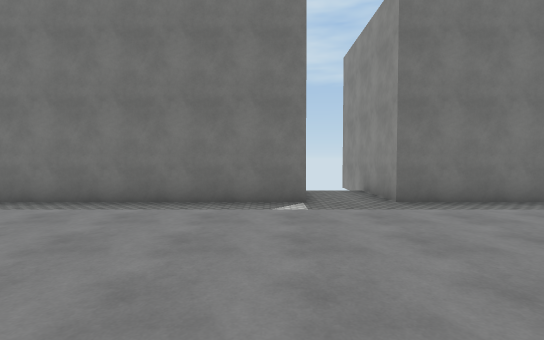
view 1 (above)

18 first-person views from a walk through a 3-D level made in the Unity game engine. The camera is 1.4 m above the floor, tilts 2° down and sees 85° across. The floor is counted in squares, 2 m on a side. Each view is taken from the middle of a square. On the plan, view 1 faces up. The plan holds only what a view shows up to about 10 squares ahead; the rest is blank. The place goes on beyond the plan. The player is left out. Surface patterns are stand-ins for the level's own textures.

view 2
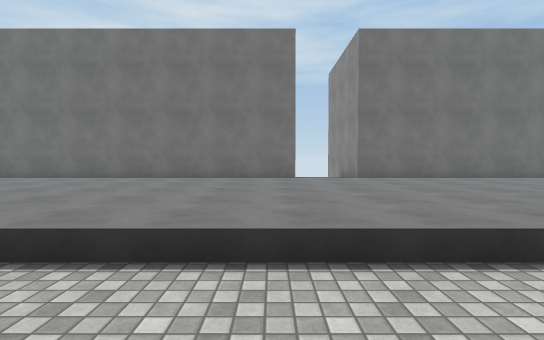

view 3
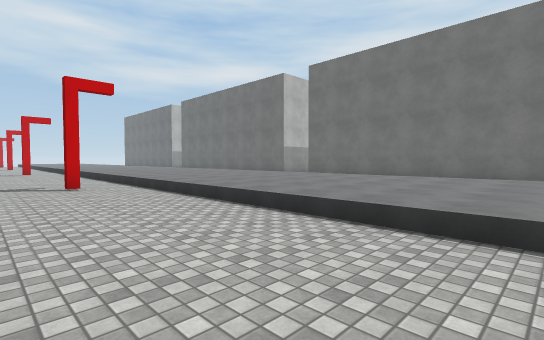

view 4
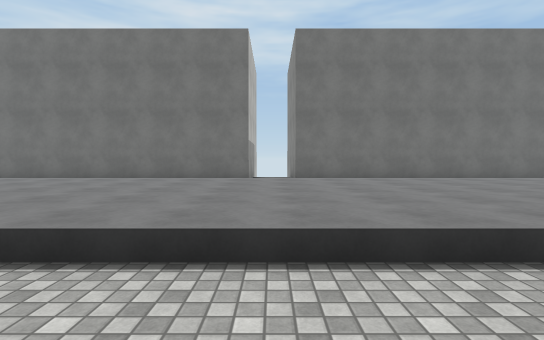

view 5
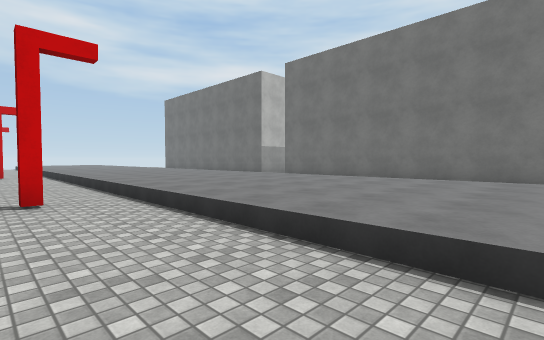

view 6
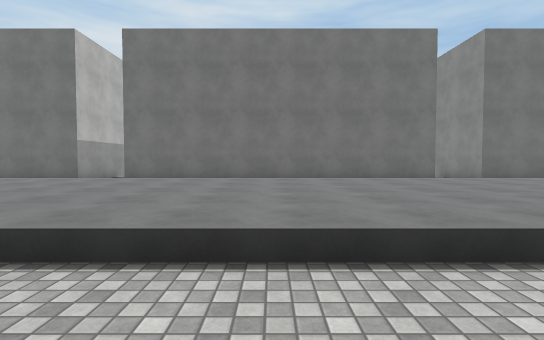

view 7
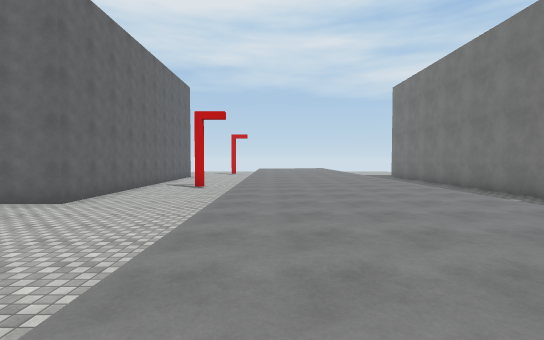

view 8
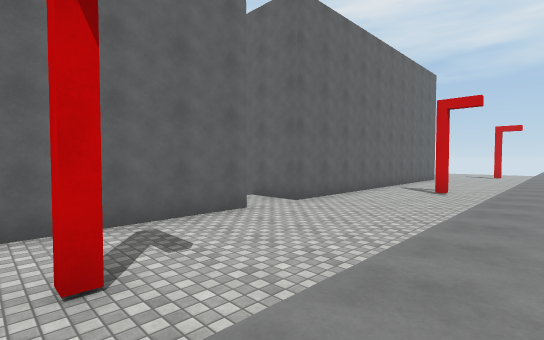

view 9
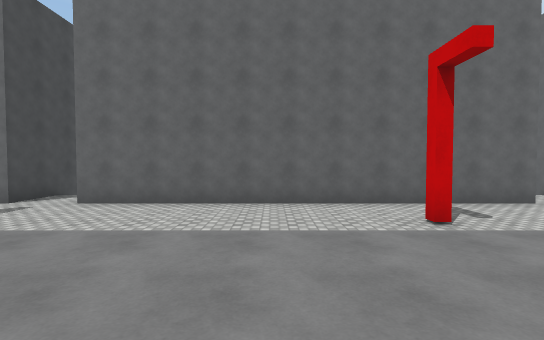

view 10
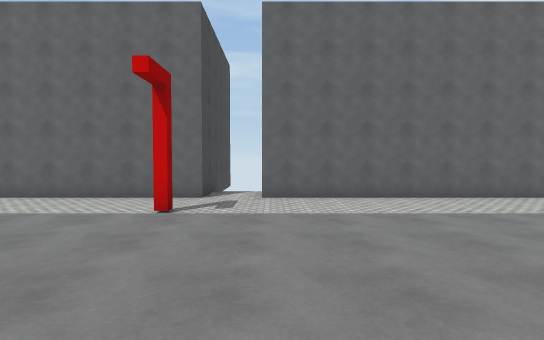

view 11
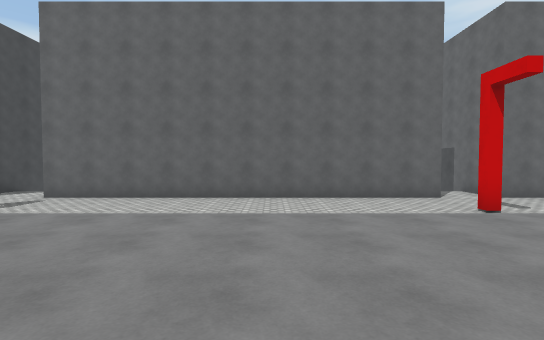

view 12
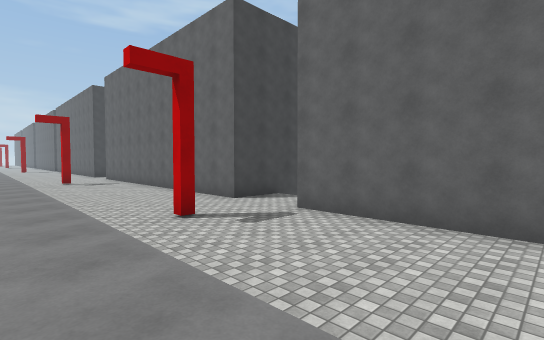

view 13
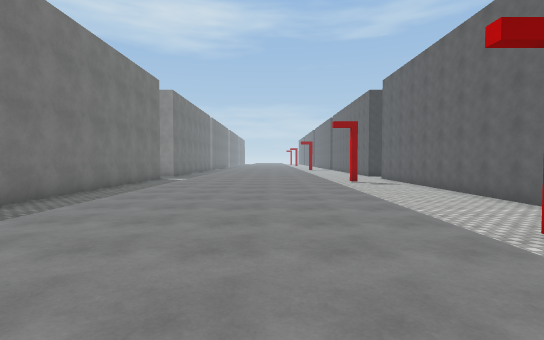

view 14
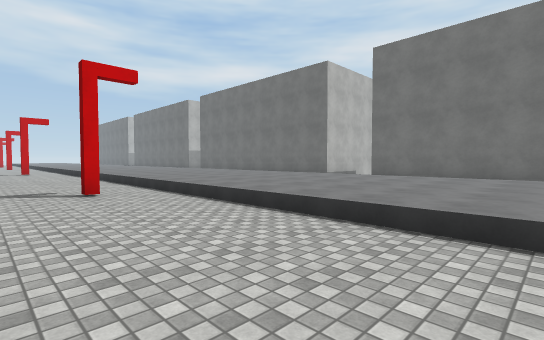

view 15
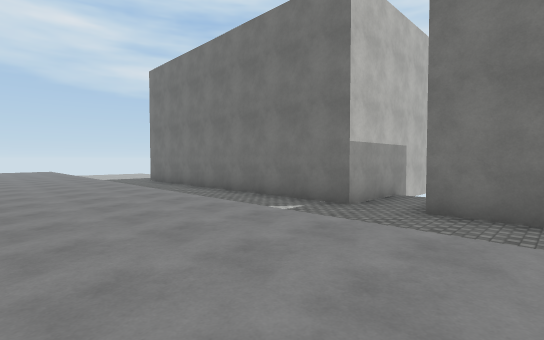

view 16
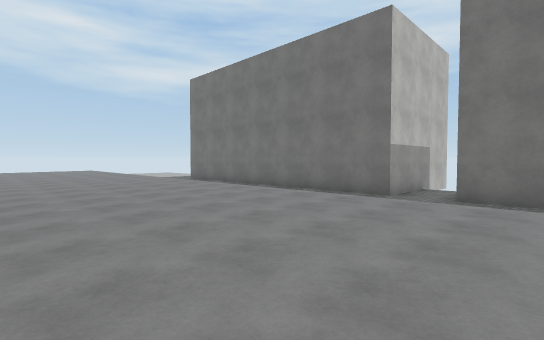

view 17
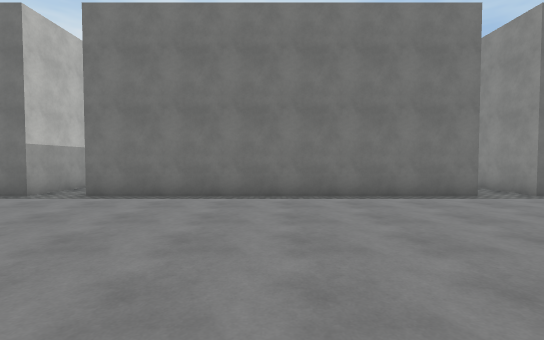

view 18
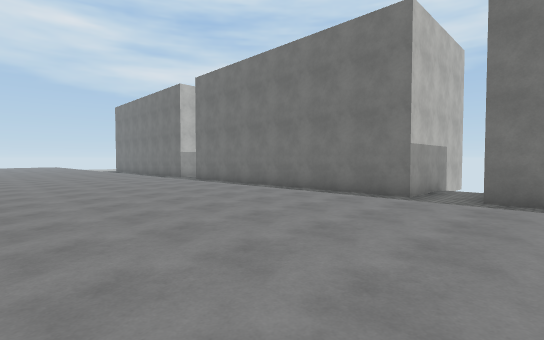

### Floor plan
Key: @ floor where view 1 was taken; # wall or solid block; . main floor; : floor 0.5 m higher than the main floor; / step, stairs or slope.
Columns run from 26 left of view 1 to 8 right of it. Each row starts with its distance up from view 1.
  9    ##          # #           #
  8    #..         #.#         ..#
  7 ####..##########.##########..######
  6 ................... ...............
  5 ........                     .....
  4 ///////////////////////////////////
  3 :::::::::::::::::::::::::::::::::::
  2 :::::::::::::::::::::::::::::::::::
  1 :::::::::::::::::::::::::::::::::::
  0 ::::::::::::::::::::::::::@::::::::
 -1 ///////////////////////////////////
 -2 ........#..................#.......
 -3 #................#.................
 -4 ...................................
 -5 ####..##########.##########..######
 -6    ##          # #           #

Where each view was taken, in squares from view 1:
view 1: 0 up, 0 right, facing up
view 2: 3 down, 0 right, facing up
view 3: 4 down, 1 left, facing up-left
view 4: 3 down, 10 left, facing up
view 5: 3 down, 12 left, facing up-left
view 6: 3 down, 16 left, facing up
view 7: 0 up, 16 left, facing left
view 8: 0 up, 17 left, facing down-left
view 9: 2 up, 15 left, facing down
view 10: 3 up, 11 left, facing down
view 11: 3 up, 5 left, facing down
view 12: 0 up, 3 left, facing down-right
view 13: 1 up, 2 left, facing right
view 14: 4 down, 8 right, facing up-left
view 15: 1 up, 19 left, facing up-left
view 16: 1 down, 19 left, facing up-left
view 17: 1 down, 16 left, facing up
view 18: 1 down, 8 left, facing up-left
